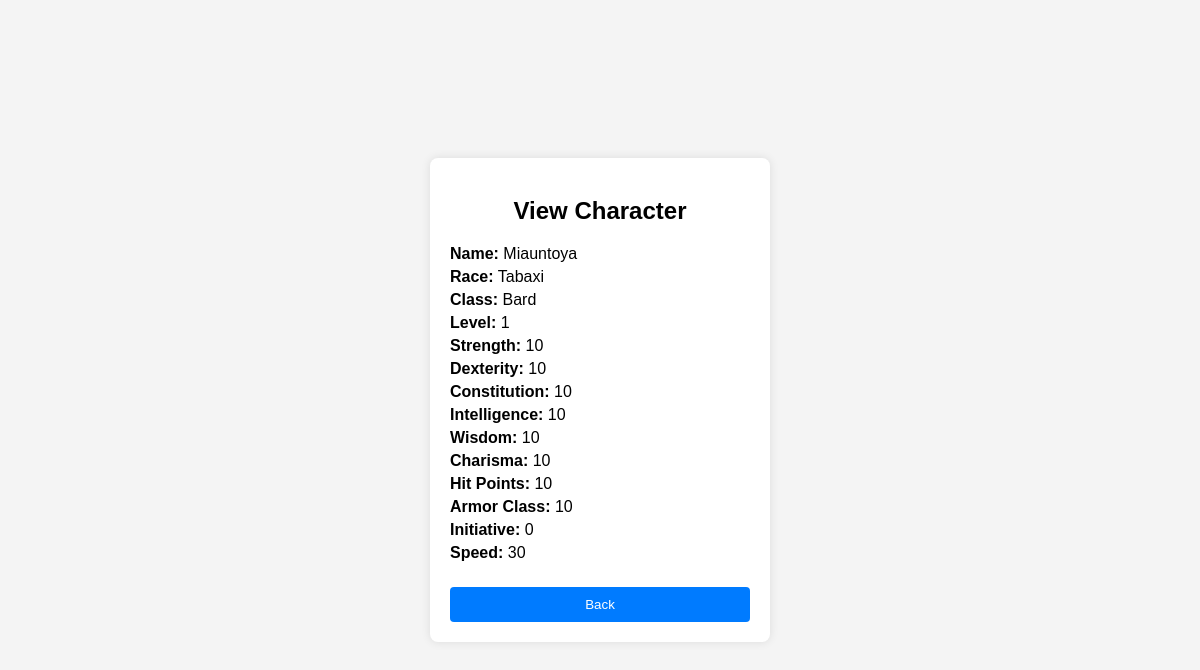
Before: /characters/view/1 (signed in) with the older database file.
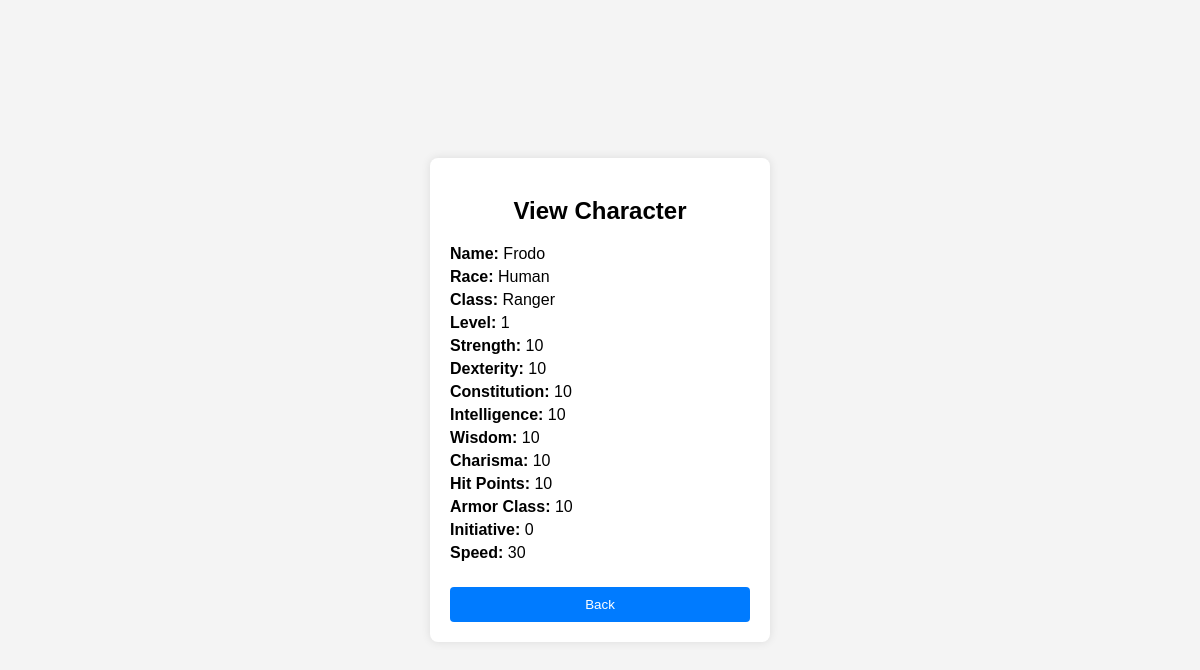
After: the same page with the newer database file.
### app/models/character.py (models this page shows, shortened)
class Character(db.Model):
    id = db.Column(db.Integer, primary_key=True)
    name = db.Column(db.String(150), nullable=False)
    user_id = db.Column(db.Integer, db.ForeignKey('user.id'), nullable=False)
    race = db.Column(db.String(50), nullable=False)
    character_class = db.Column(db.String(50), nullable=False)
    level = db.Column(db.Integer, nullable=False, default=1)
    strength = db.Column(db.Integer, nullable=False, default=10)
    dexterity = db.Column(db.Integer, nullable=False, default=10)
    constitution = db.Column(db.Integer, nullable=False, default=10)
    intelligence = db.Column(db.Integer, nullable=False, default=10)
    wisdom = db.Column(db.Integer, nullable=False, default=10)
    charisma = db.Column(db.Integer, nullable=False, default=10)
    hit_points = db.Column(db.Integer, nullable=False, default=10)
    armor_class = db.Column(db.Integer, nullable=False, default=10)
    initiative = db.Column(db.Integer, nullable=False, default=0)
    speed = db.Column(db.Integer, nullable=False, default=30)

### app/routes/characters.py (the view)
@characters_bp.route('/view/<int:character_id>', methods=['GET'])
@login_required
def view_character(character_id):
    character = Character.query.get_or_404(character_id)
    if character.user_id != current_user.id:
        flash('You do not have permission to view this character.', 'danger')
        return redirect(url_for('characters.list_characters'))
    return render_template('characters/view.html', character=character)

### app/templates/characters/view.html (shortened to what this page needs)
<!DOCTYPE html>
<html lang="en">
<head>
    <link rel="stylesheet" href="{{ url_for('static', filename='styles.css') }}">
</head>
<body>
    <div class="container">
        <h2>View Character</h2>
        <div class="character-details">
            <p><strong>Name:</strong> {{ character.name }}</p>
            <p><strong>Race:</strong> {{ character.race }}</p>
            <p><strong>Class:</strong> {{ character.character_class }}</p>
            <p><strong>Level:</strong> {{ character.level }}</p>
            <p><strong>Strength:</strong> {{ character.strength }}</p>
            <p><strong>Dexterity:</strong> {{ character.dexterity }}</p>
            <p><strong>Constitution:</strong> {{ character.constitution }}</p>
            <p><strong>Intelligence:</strong> {{ character.intelligence }}</p>
            <p><strong>Wisdom:</strong> {{ character.wisdom }}</p>
            <p><strong>Charisma:</strong> {{ character.charisma }}</p>
            <p><strong>Hit Points:</strong> {{ character.hit_points }}</p>
            <p><strong>Armor Class:</strong> {{ character.armor_class }}</p>
            <p><strong>Initiative:</strong> {{ character.initiative }}</p>
            <p><strong>Speed:</strong> {{ character.speed }}</p>
        </div>
        <button class="back-button" onclick="window.history.back()">Back</button>
    </div>
</body>
</html>

### app/static/styles.css (style rules this page uses)
body { font-family: Arial, sans-serif; background-color: #f4f4f4; margin: 0; padding: 0; }
.container { max-width: 600px; margin: 50px auto; padding: 20px; background-color: #fff; box-shadow: 0 0 10px rgba(0, 0, 0, 0.1); }
h2 { text-align: center; margin-bottom: 20px; }
button { width: 100%; padding: 10px; background-color: #007bff; color: #fff; border: none; cursor: pointer; }

### app/templates/characters/view.html (style rules this page uses)
body { font-family: Arial, sans-serif; background-color: #f4f4f4; display: flex; justify-content: center; align-items: center; height: 100vh; margin: 0; }
.container { background-color: #fff; padding: 20px; border-radius: 8px; box-shadow: 0 0 10px rgba(0, 0, 0, 0.1); width: 300px; text-align: center; }
h2 { margin-bottom: 20px; }
.character-details { text-align: left; }
.character-details p { margin: 5px 0; }
.back-button { margin-top: 20px; padding: 10px; background-color: #007bff; color: #fff; border: none; border-radius: 4px; cursor: pointer; }

Changed rows visible on the page:
changed Character: name "Miauntoya" → "Frodo"; race "Tabaxi" → "Human"; character_class "Bard" → "Ranger"
